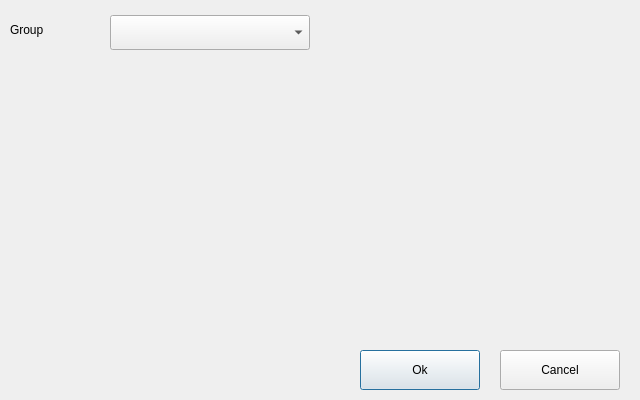
<?xml version="1.0" encoding="UTF-8"?>
<ui version="4.0">
 <class>ParaUnitSetupDialog</class>
 <widget class="QDialog" name="ParaUnitSetupDialog">
  <property name="geometry">
   <rect>
    <x>0</x>
    <y>0</y>
    <width>640</width>
    <height>400</height>
   </rect>
  </property>
  <property name="windowTitle">
   <string>ParaUnitSetupDialog</string>
  </property>
  <widget class="QPushButton" name="pbOk">
   <property name="geometry">
    <rect>
     <x>360</x>
     <y>350</y>
     <width>120</width>
     <height>40</height>
    </rect>
   </property>
   <property name="text">
    <string>Ok</string>
   </property>
  </widget>
  <widget class="QPushButton" name="pbCancel">
   <property name="geometry">
    <rect>
     <x>500</x>
     <y>350</y>
     <width>120</width>
     <height>40</height>
    </rect>
   </property>
   <property name="text">
    <string>Cancel</string>
   </property>
  </widget>
  <widget class="QLabel" name="lbGroup">
   <property name="geometry">
    <rect>
     <x>10</x>
     <y>15</y>
     <width>80</width>
     <height>30</height>
    </rect>
   </property>
   <property name="text">
    <string>Group</string>
   </property>
  </widget>
  <widget class="QComboBox" name="cbGroup">
   <property name="geometry">
    <rect>
     <x>110</x>
     <y>15</y>
     <width>200</width>
     <height>35</height>
    </rect>
   </property>
  </widget>
 </widget>
 <layoutdefault spacing="6" margin="11"/>
 <resources/>
 <connections/>
</ui>
